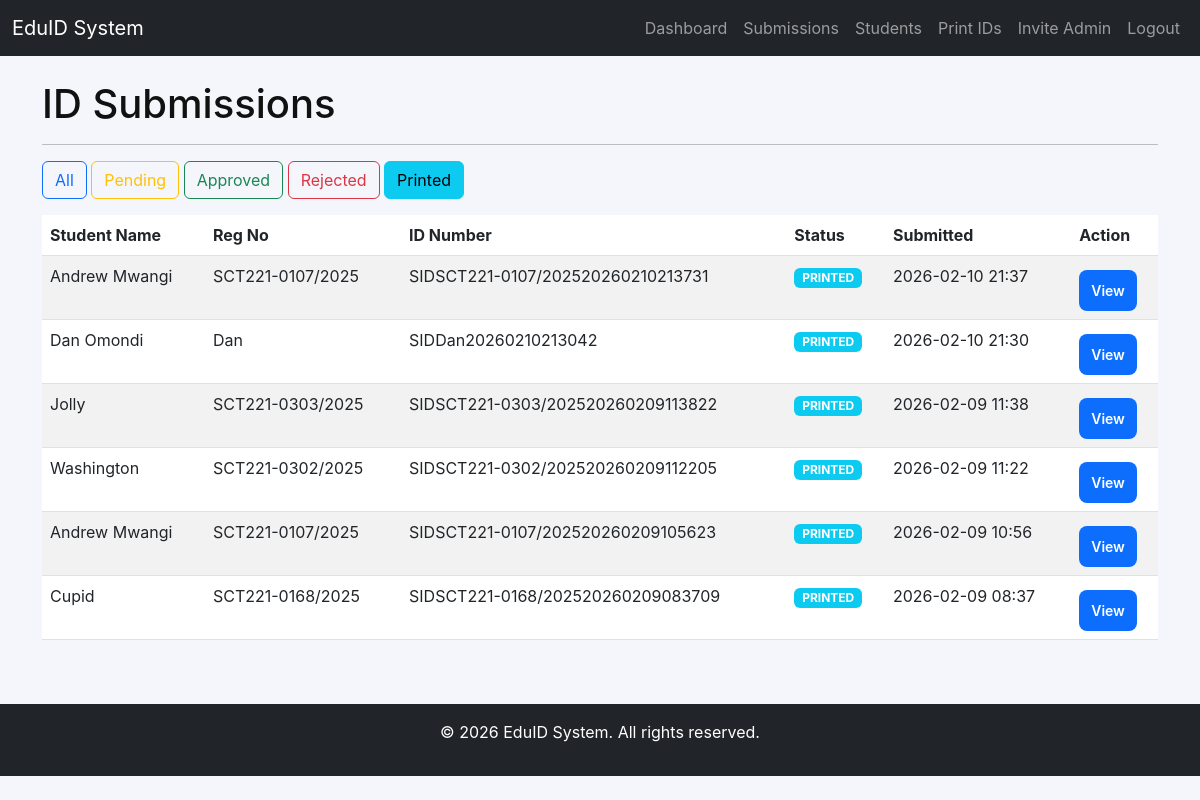
Screenshot of /admin/submissions?status=printed (signed in) with the database file from the repository.
### app/models/student.py (models this page shows)
class Student(db.Model):
    id = db.Column(db.Integer, primary_key=True)
    user_id = db.Column(db.Integer, db.ForeignKey('user.id'), nullable=False, unique=True)
    reg_no = db.Column(db.String(30), unique=True, nullable=False)
    full_name = db.Column(db.String(120), nullable=False)
    school_name = db.Column(db.String(200))  # School name
    email = db.Column(db.String(120))
    phone = db.Column(db.String(20))
    date_of_birth = db.Column(db.Date)
    class_level = db.Column(db.String(50))
    photo = db.Column(db.String(200))
    blood_type = db.Column(db.String(10))  # e.g., O+, A-, AB+
    allergies = db.Column(db.String(200))
    emergency_contact_name = db.Column(db.String(120))
    emergency_contact_phone = db.Column(db.String(20))
    school_ids = db.relationship('SchoolID', backref='student', lazy=True, cascade='all, delete-orphan')
    created_at = db.Column(db.DateTime, default=datetime.utcnow)
    updated_at = db.Column(db.DateTime, default=datetime.utcnow, onupdate=datetime.utcnow)

class SchoolID(db.Model):
    id = db.Column(db.Integer, primary_key=True)
    student_id = db.Column(db.Integer, db.ForeignKey('student.id'), nullable=False)
    id_number = db.Column(db.String(50), unique=True, nullable=False)
    status = db.Column(db.String(20), default='pending')  # pending, approved, rejected, printed
    submission_date = db.Column(db.DateTime, default=datetime.utcnow)
    approval_date = db.Column(db.DateTime)
    rejection_reason = db.Column(db.Text)
    qr_code = db.Column(db.String(200))  # path to QR code image
    preview_image = db.Column(db.String(200))  # path to ID preview image
    pdf_file = db.Column(db.String(200))  # path to generated PDF
    notes = db.Column(db.Text)  # admin notes
    created_at = db.Column(db.DateTime, default=datetime.utcnow)
    updated_at = db.Column(db.DateTime, default=datetime.utcnow, onupdate=datetime.utcnow)

### app/routes/admin.py (the view)
@admin_bp.route("/submissions")
@login_required
@admin_required
def submissions():
    status_filter = request.args.get('status', 'pending')
    page = request.args.get('page', 1, type=int)
    if status_filter and status_filter != 'all':
        query = SchoolID.query.filter_by(status=status_filter)
    else:
        query = SchoolID.query
    submissions = query.order_by(SchoolID.submission_date.desc()).paginate(page=page, per_page=10)
    return render_template("admin/submissions.html", submissions=submissions, current_status=status_filter)

### app/templates/admin/submissions.html (shortened to what this page needs)
{% extends "base.html" %}
{% block content %}
<h1>ID Submissions</h1>
<hr>
<div class="mb-3">
    <a href="{{ url_for('admin.submissions', status='all') }}" class="btn btn-{{ 'primary' if current_status == 'all' else 'outline-primary' }}">All</a>
    <a href="{{ url_for('admin.submissions', status='pending') }}" class="btn btn-{{ 'warning' if current_status == 'pending' else 'outline-warning' }}">Pending</a>
    <a href="{{ url_for('admin.submissions', status='approved') }}" class="btn btn-{{ 'success' if current_status == 'approved' else 'outline-success' }}">Approved</a>
    <a href="{{ url_for('admin.submissions', status='rejected') }}" class="btn btn-{{ 'danger' if current_status == 'rejected' else 'outline-danger' }}">Rejected</a>
    <a href="{{ url_for('admin.submissions', status='printed') }}" class="btn btn-{{ 'info' if current_status == 'printed' else 'outline-info' }}">Printed</a>
</div>
<div class="table-responsive">
    <table class="table table-striped table-hover">
        <thead>
            <tr>
                <th>Student Name</th>
                <th>Reg No</th>
                <th>ID Number</th>
                <th>Status</th>
                <th>Submitted</th>
                <th>Action</th>
            </tr>
        </thead>
        <tbody>
            {% for id in submissions.items %}
                {% set student = id.student %}
                <tr>
                    <td>{{ student.full_name }}</td>
                    <td>{{ student.reg_no }}</td>
                    <td>{{ id.id_number }}</td>
                    <td>
                        <span class="badge bg-{{ 'warning' if id.status == 'pending' else 'success' if id.status == 'approved' else 'danger' if id.status == 'rejected' else 'info' }}">
                            {{ id.status|upper }}
                        </span>
                    </td>
                    <td>{{ id.submission_date.strftime('%Y-%m-%d %H:%M') }}</td>
                    <td>
                        <a href="{{ url_for('admin.review_submission', id_id=id.id) }}" class="btn btn-sm btn-primary">View</a>
                    </td>
                </tr>
            {% endfor %}
        </tbody>
    </table>
</div>
{% endblock %}

### app/static/css/style.css (style rules this page uses)
:root { --bg:#f4f6fb; --card:#ffffff; --muted:#6c757d; --accent:#0d6efd; --danger:#dc3545; --radius:10px; --max-width:420px; }
* { box-sizing:border-box }
body { font-family:Inter,system-ui,Segoe UI,Roboto,Arial,sans-serif;background:var(--bg);margin:0;color:#111 }
.btn-primary { margin-top:6px;padding:10px 12px;background:var(--accent);color:#fff;border:none;border-radius:8px;font-weight:600;cursor:pointer }
a { color:var(--accent) }

### rows the page displays
SchoolID: id_number "SIDSCT221-0107/202520260210213731", status "PRINTED", submission_date "2026-02-10 21:37"
Student: full_name "Andrew Mwangi", reg_no "SCT221-0107/2025"
SchoolID: id_number "SIDDan20260210213042", status "PRINTED", submission_date "2026-02-10 21:30"
Student: full_name "Dan Omondi", reg_no "Dan"
SchoolID: id_number "SIDSCT221-0303/202520260209113822", status "PRINTED", submission_date "2026-02-09 11:38"
Student: full_name "Jolly", reg_no "SCT221-0303/2025"
SchoolID: id_number "SIDSCT221-0302/202520260209112205", status "PRINTED", submission_date "2026-02-09 11:22"
Student: full_name "Washington", reg_no "SCT221-0302/2025"
SchoolID: id_number "SIDSCT221-0107/202520260209105623", status "PRINTED", submission_date "2026-02-09 10:56"
SchoolID: id_number "SIDSCT221-0168/202520260209083709", status "PRINTED", submission_date "2026-02-09 08:37"
Student: full_name "Cupid", reg_no "SCT221-0168/2025"
